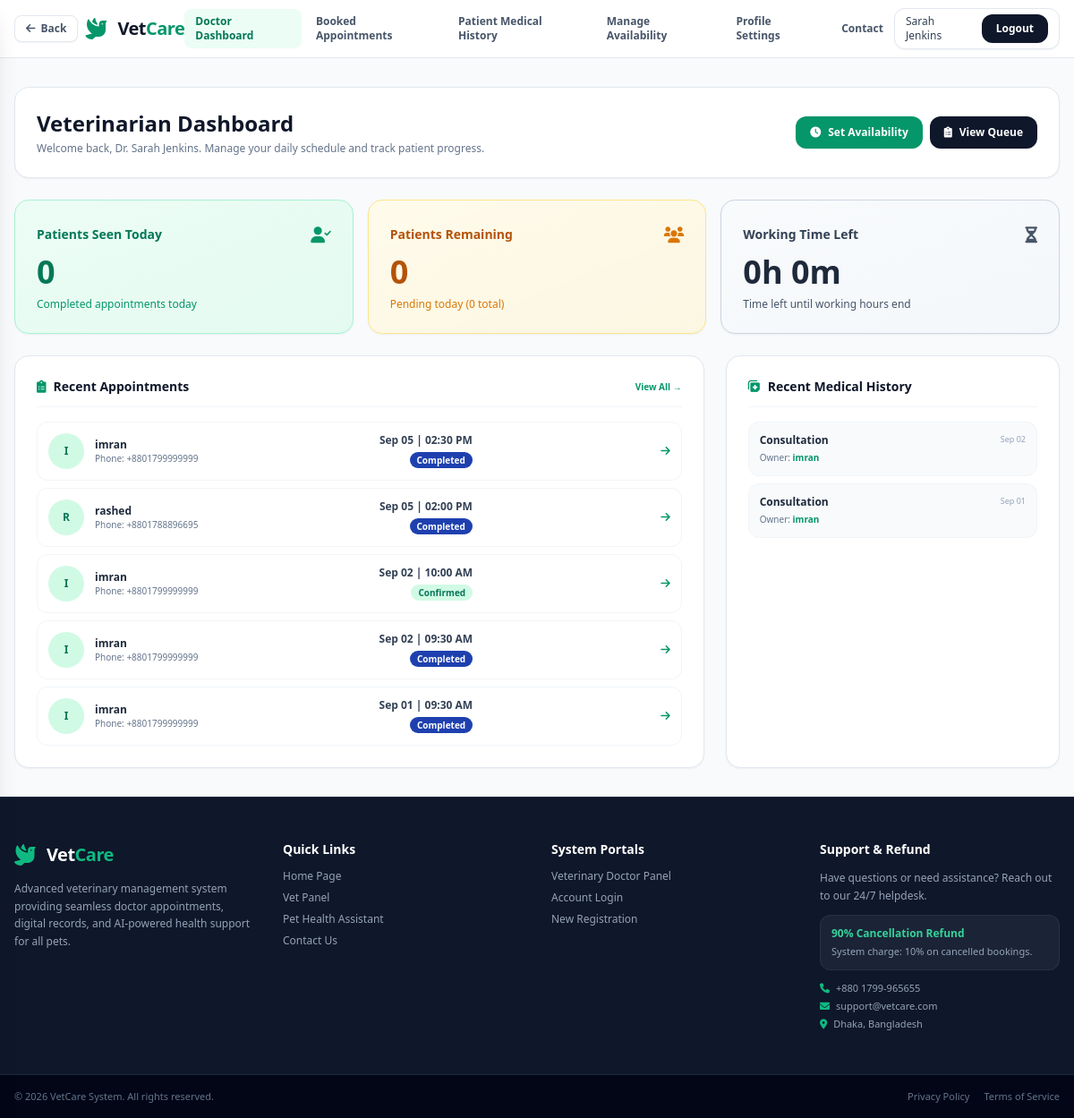
The app's page /vet-dashboard/ (signed in), older data.
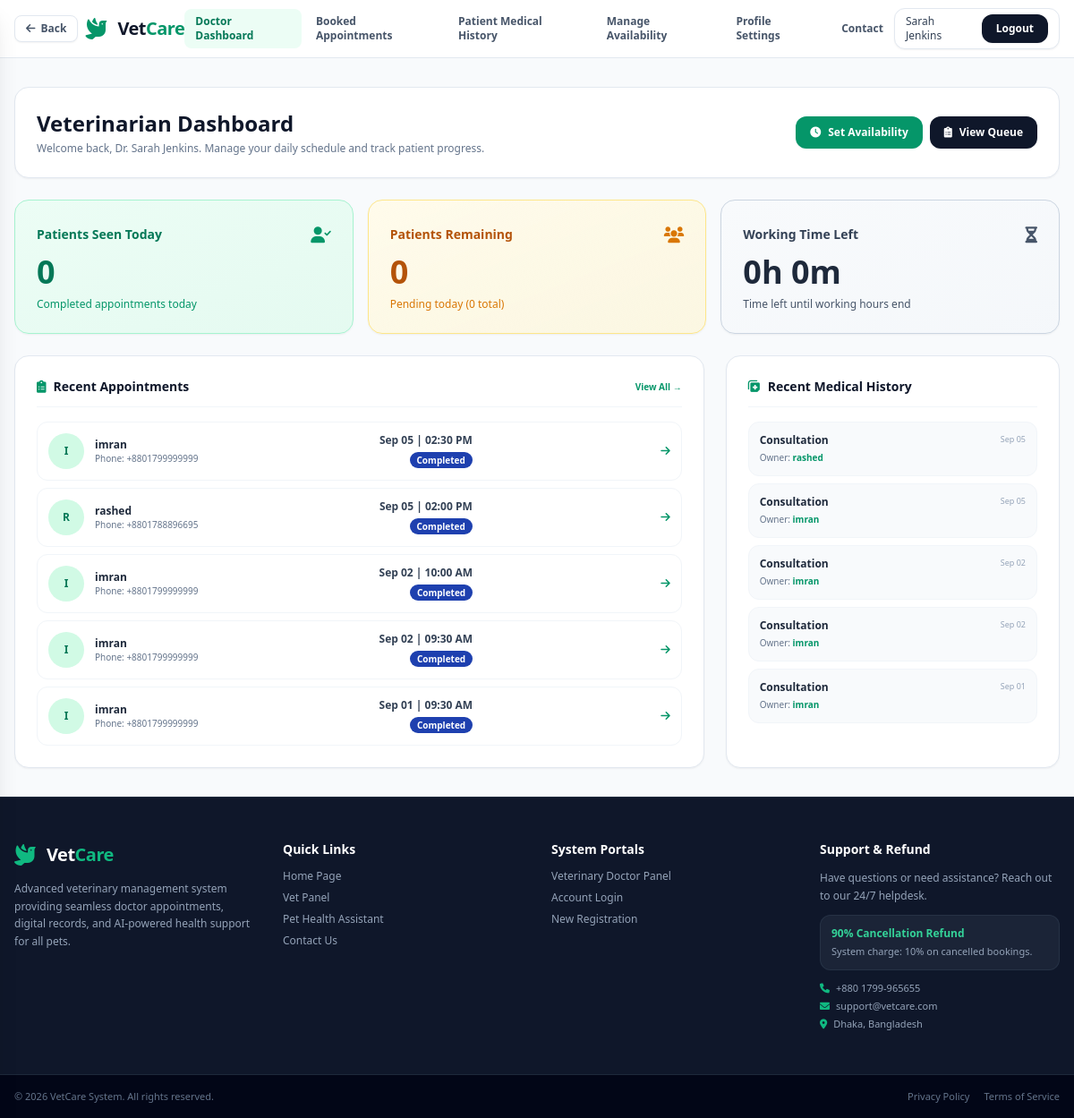
The same page, newer data.
### booking/models.py (models this page shows, shortened)
class Appointment(models.Model):
    STATUS_CHOICES = (
        ('PENDING', 'Pending'),
        ('CONFIRMED', 'Confirmed'),
        ('COMPLETED', 'Completed'),
        ('CANCELLED', 'Cancelled'),
    )
    patient = models.ForeignKey('patient.Patient', on_delete=models.CASCADE, related_name='appointments')
    doctor = models.ForeignKey('vet.Doctor', on_delete=models.CASCADE, related_name='appointments')
    date = models.DateField()
    time = models.TimeField()
    status = models.CharField(max_length=20, choices=STATUS_CHOICES, default='PENDING')
    fee = models.DecimalField(max_digits=8, decimal_places=2, default=1500.00)
    notes = models.TextField(blank=True)
    created_at = models.DateTimeField(auto_now_add=True)
    updated_at = models.DateTimeField(auto_now=True)
    class Meta:
        ordering = ['-date', '-time']

### patient/models.py (models this page shows, shortened)
class Patient(models.Model):
    user = models.OneToOneField(settings.AUTH_USER_MODEL, on_delete=models.CASCADE, related_name='patient_profile')
    pet_name = models.CharField(max_length=100)
    species = models.CharField(max_length=100)
    breed = models.CharField(max_length=100, blank=True)
    age = models.IntegerField(null=True, blank=True)
    weight = models.DecimalField(max_digits=5, decimal_places=2, null=True, blank=True)
    medical_history = models.TextField(blank=True)
    created_at = models.DateTimeField(auto_now_add=True)

class MedicalHistory(models.Model):
    patient = models.ForeignKey(Patient, on_delete=models.CASCADE, related_name='medical_histories')
    appointment = models.ForeignKey('booking.Appointment', on_delete=models.SET_NULL, null=True, blank=True, related_name='medical_histories')
    diagnosis = models.TextField()
    notes = models.TextField(blank=True)
    medical_suggestion = models.TextField(blank=True)
    medicines = models.TextField(blank=True)
    dosage = models.TextField(blank=True)
    frequency = models.CharField(max_length=100, blank=True)
    duration = models.CharField(max_length=100, blank=True)
    date = models.DateField()
    created_at = models.DateTimeField(auto_now_add=True)

### accounts/models.py (models this page shows, shortened)
class User(AbstractUser):
    ROLE_CHOICES = (
        ('PATIENT', 'Patient'),
        ('DOCTOR', 'Doctor'),
        ('ADMIN', 'Admin'),
    )
    role = models.CharField(max_length=20, choices=ROLE_CHOICES, default='PATIENT')
    phone = models.CharField(max_length=20, blank=True)
    country_code = models.CharField(max_length=5, default='+880', blank=True)
    address = models.TextField(blank=True)
    created_at = models.DateTimeField(auto_now_add=True)

### vet/views.py (the view)
# urls.py: path('vet-dashboard/', views.vet_dashboard, name='vet_dashboard'),
@login_required
def vet_dashboard(request):
    if request.user.role != 'DOCTOR':
        return render(request, '403.html', status=403)
    from django.utils import timezone
    from datetime import datetime, timedelta
    from patient.models import MedicalHistory
    try:
        doctor = request.user.doctor_profile
        all_appointments = doctor.appointments.filter(
            payment__status='PAID',
            status__in=['CONFIRMED', 'COMPLETED'],
        ).order_by('-date', '-time')
        my_patients = all_appointments.values_list('patient', flat=True).distinct()
        recent_medical_histories = MedicalHistory.objects.filter(
            patient_id__in=list(my_patients),
            appointment__doctor=doctor,
        ).select_related('patient', 'patient__user', 'appointment').order_by('-date', '-id')[:10]
    except Exception:
        doctor = None
        all_appointments = []
        recent_medical_histories = []
    today = timezone.now().date()
    today_appointments = all_appointments.filter(date=today) if doctor else []
    patients_seen_today = today_appointments.filter(status='COMPLETED').count()
    patients_remaining = today_appointments.exclude(status__in=['COMPLETED', 'CANCELLED']).count()
    total_today = today_appointments.count()
    if doctor:
        from vet.models import Availability
        today_weekday = today.weekday()
        today_slots = Availability.objects.filter(doctor=doctor, day_of_week=today_weekday, is_available=True).order_by('start_time')
        now_local = timezone.localtime(timezone.now())
        current_time = now_local.time()
        remaining_minutes = 0
        for slot in today_slots:
            if slot.start_time <= current_time < slot.end_time:
                remaining = datetime.combine(today, slot.end_time) - datetime.combine(today, current_time)
                remaining_minutes = int(remaining.total_seconds() / 60)
                break
        hours = remaining_minutes // 60
        minutes = remaining_minutes % 60
        working_time = f"{hours}h {minutes}m"
    else:
        working_time = "0h 0m"
    context = {
        'doctor': doctor,
        'appointments': all_appointments[:10],
        'patients_seen_today': patients_seen_today,
        'patients_remaining': patients_remaining,
        'working_time': working_time,
        'total_today': total_today,
        'recent_medical_histories': recent_medical_histories,
    }
    return render(request, 'vet_dashboard.html', context)

### vetcure/templates/vet_dashboard.html (shortened to what the changed rows need)
{% extends 'base.html' %}
{% block content %}
<div class="flex-grow max-w-7xl w-full mx-auto px-4 py-8 space-y-6">
    <div class="flex flex-col sm:flex-row sm:items-center justify-between gap-4 bg-white p-6 rounded-2xl border border-slate-200 shadow-sm">
        <div>
            <h1 class="text-2xl font-bold text-slate-900">Veterinarian Dashboard</h1>
        </div>
    </div>
    <div class="grid grid-cols-1 lg:grid-cols-3 gap-6">
        <div class="lg:col-span-2 bg-white rounded-2xl border border-slate-200 p-6 shadow-sm space-y-4">
            <div class="flex justify-between items-center border-b border-slate-100 pb-3">
                <h2 class="font-bold text-slate-900 text-sm flex items-center gap-2">
                    <i class="fa-solid fa-clipboard-list text-emerald-600"></i> Recent Appointments
                </h2>
            </div>
            <div class="space-y-2">
                {% for appointment in appointments %}
                <div class="flex items-center justify-between p-3 rounded-xl border border-slate-100 hover:bg-slate-50 transition">
                    <div class="flex items-center gap-3">
                        <div class="w-10 h-10 rounded-full bg-emerald-100 text-emerald-700 flex items-center justify-center font-bold text-xs">
                            {{ appointment.patient.user.get_full_name|first|upper }}
                        </div>
                        <div>
                            <p class="font-bold text-slate-800 text-xs">{{ appointment.patient.user.get_full_name }}</p>
                            <p class="text-[10px] text-slate-500">Phone: {{ appointment.patient.user.phone|default:"-" }}</p>
                        </div>
                    </div>
                    <div class="text-right">
                        <p class="font-semibold text-slate-700 text-xs">{{ appointment.date|date:"M d" }} | {{ appointment.time|time:"h:i A" }}</p>
                        {% if appointment.status == 'COMPLETED' %}
                        <span class="text-[10px] bg-blue-800 text-white px-2 py-0.5 rounded-full font-semibold">Completed</span>
                        {% elif appointment.status == 'CONFIRMED' %}
                        <span class="text-[10px] bg-emerald-100 text-emerald-700 px-2 py-0.5 rounded-full font-semibold">Confirmed</span>
                        {% elif appointment.status == 'CANCELLED' %}
                        <span class="text-[10px] bg-red-100 text-red-700 px-2 py-0.5 rounded-full font-semibold">Cancelled</span>
                        {% else %}
                        <span class="text-[10px] bg-amber-100 text-amber-700 px-2 py-0.5 rounded-full font-semibold">Pending</span>
                        {% endif %}
                    </div>
                    <a href="{% url 'vet_view_patient' appointment.id %}" class="text-emerald-600 hover:text-emerald-800 text-xs font-semibold ml-2">
                        <i class="fa-solid fa-arrow-right"></i>
                    </a>
                </div>
                {% empty %}
                <p class="text-slate-500 text-xs text-center py-4">No appointments yet.</p>
                {% endfor %}
            </div>
        </div>
        <div class="bg-white rounded-2xl border border-slate-200 p-6 shadow-sm space-y-4">
            <div class="flex justify-between items-center border-b border-slate-100 pb-3">
                <h2 class="font-bold text-slate-900 text-sm flex items-center gap-2">
                    <i class="fa-solid fa-notes-medical text-emerald-600"></i> Recent Medical History
                </h2>
            </div>
            <div class="space-y-2">
                {% for history in recent_medical_histories %}
                <a href="{% url 'vet_view_patient' history.appointment.id %}" class="block p-3 rounded-xl border border-slate-100 bg-slate-50 hover:bg-emerald-50 transition">
                    <div class="flex justify-between items-start mb-1">
                        <p class="font-bold text-slate-800 text-xs">{{ history.diagnosis|truncatewords:8 }}</p>
                        <span class="text-[9px] text-slate-400">{{ history.date|date:"M d" }}</span>
                    </div>
                    <p class="text-[10px] text-slate-500">Owner: <span class="font-semibold text-emerald-600">{{ history.patient.user.get_full_name }}</span></p>
                </a>
                {% empty %}
                <p class="text-slate-500 text-xs text-center py-4">No medical history records yet.</p>
                {% endfor %}
            </div>
        </div>
    </div>
</div>
{% endblock %}

Row changes from the older to the newer data that the page shows:
changed Appointment "10:00 AM": status "Confirmed" → "Completed"
added MedicalHistory: diagnosis "Consultation", date "Sep 05", patient.user.get_full_name "rashed"
added MedicalHistory: diagnosis "Consultation", date "Sep 05", patient.user.get_full_name "imran"
added MedicalHistory: diagnosis "Consultation", date "Sep 02", patient.user.get_full_name "imran"
